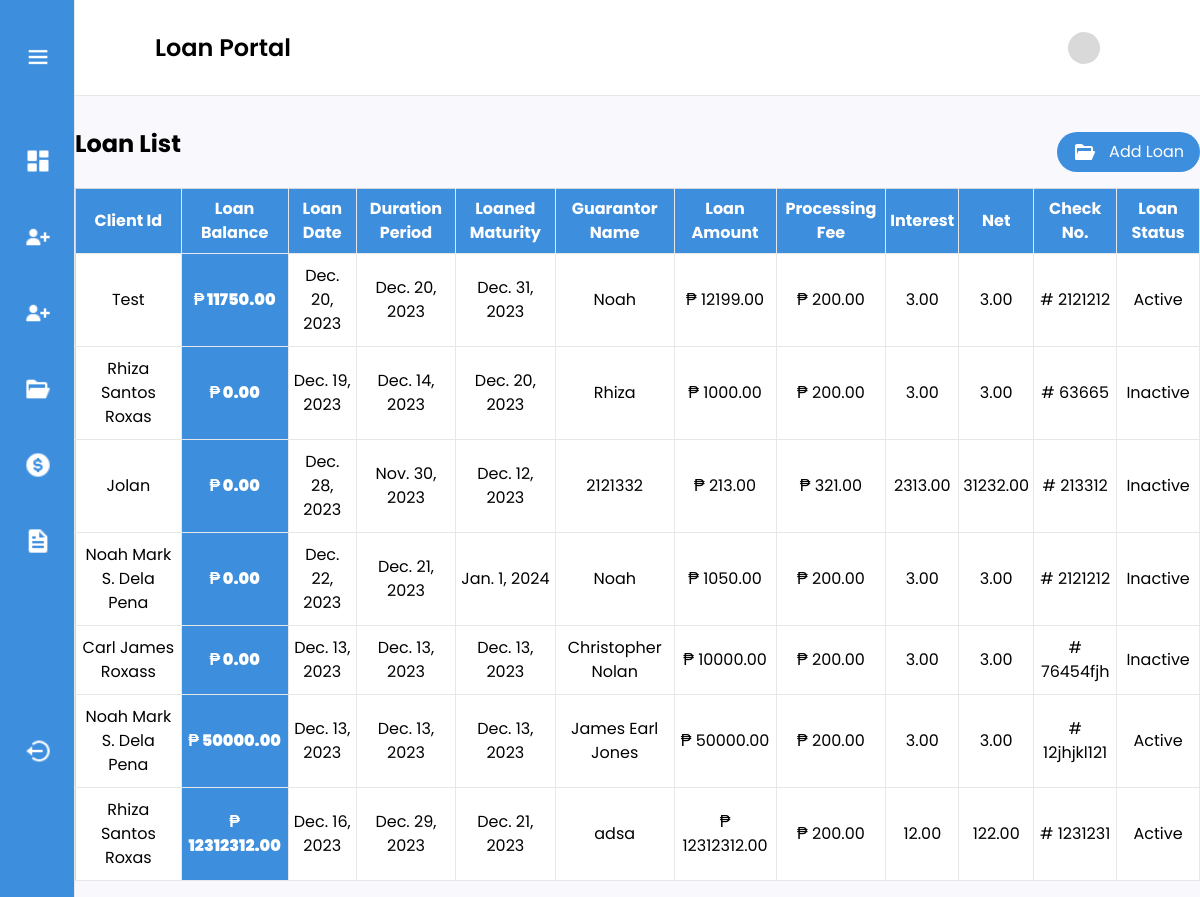
Before: /adminUser/loanList/ with the older database file.
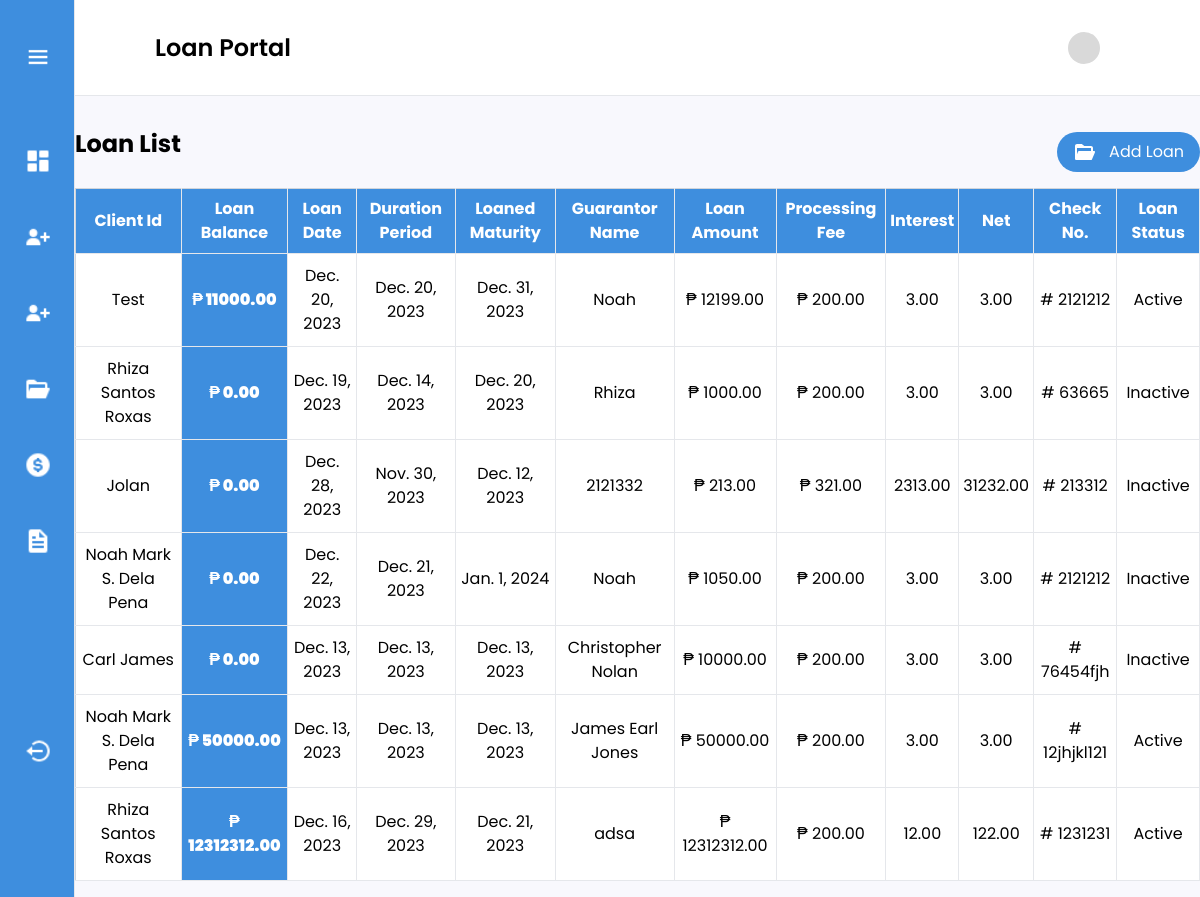
After: the same page with the newer database file.
### loanmanagement/models.py (models this page shows, shortened)
class Loan(models.Model):
    client_id = models.ForeignKey(Person, on_delete=models.CASCADE)
    loan_date = models.DateField()
    duration_period = models.DateField()
    interest_rate = models.DecimalField(max_digits=10, decimal_places=2)
    loan_amount = models.DecimalField(max_digits=100, decimal_places=2)
    loan_maturity = models.DateField()
    guarantor = models.CharField(max_length=250)
    processing_fee = models.DecimalField(max_digits=10, decimal_places=2)
    loan_balance = models.DecimalField(max_digits=10, decimal_places=2, null=True)
    net = models.DecimalField(max_digits=10, decimal_places=2)
    checking_no = models.CharField(max_length=250, null=False, blank=False)
    has_active_loan = models.BooleanField(default=True)

class Person(models.Model):
    name = models.CharField(max_length=250, null=False, blank=False)
    address = models.CharField(max_length=250, null=False, blank=False)
    picture = models.ImageField(upload_to='images/', null=True, blank=True)
    document = models.FileField(upload_to='documents/', null=True, blank=True)
    created_at = models.DateTimeField(auto_now_add=True)
    email = models.EmailField(max_length=254, null=True, blank=True)
    password = models.CharField(max_length=254, null=True, blank=True)
    def __str__(self):
        return self.name

### loanmanagement/views.py (the view)
# urls.py: path('loanList/', views.loan_list, name='loan_list'),
def loan_list(request):
    loans = Loan.objects.all()
    paginated = Paginator(loans, 10)
    page_number = request.GET.get("page")
    page = paginated.get_page(page_number)
    if request.method == "POST":
        form = LoanForm(request.POST)
        if form.is_valid():
            loan = form.save(commit=False)
            if loan.loan_balance == 0:
                loan.has_active_loan = False
            loan.save()
    else:
        form = LoanForm()
    return render(
        request,
        "loanPortal.html",
        {"loans": page, "form": form, "paginator": paginated},
    )

### loanmanagement/templates/loanPortal.html (shortened to what this page needs)
{% extends 'layout.html' %}
{% block content %}
   <div>
       <div class="flex justify-between bg-white h-24 items-center px-6 md:px-20 py-auto border-b">
            <h2 class="text-xl md:text-2xl font-semibold">Loan Portal</h2>
           <div class="flex gap-2 md:gap-5 justify-center items-center">
               {% load static %}
               <img src="{% static 'images/svg/skeleton.svg' %}" class="w-6 h-6 md:w-8 h-8">
           </div>
       </div>
                    {% load widget_tweaks %}
       <div class="mx-3 md:mx-auto max-w-[1340px] mt-8">
           <div class="flex justify-between items-center mb-3">
                <h1 class="md:text-2xl text-xl font-bold mb-4">Loan List</h1>
                <button type="submit" id="openModalBtn" class=" text-[12px] md:text-[16px] flex items-center justify-center gap-3 bg-[#3E8EDE] text-white py-1 md:py-2 px-4 rounded-[50px]">
                    <img/>Add Loan</button>
            </div>
           <table class="min-w-full bg-white border border-gray-300">
            <thead>
                <tr class="bg-[#3E8EDE] text-white">
                    <th class="py-2 px-1 border-b border-r">Client Id</th>
                    <th class="py-2 px-1 border-b border-r">Loan Balance</th>
                    <th class="py-2 px-1 border-b border-r">Loan Date</th>
                    <th class="py-2 px-1 border-b border-r">Duration Period</th>
                    <th class="py-2 px-1 border-b border-r">Loaned Maturity</th>
                    <th class="py-2 px-1 border-b border-r">Guarantor Name</th>
                    <th class="py-2 px-1 border-b border-r">Loan Amount</th>
                    <th class="py-2 px-1 border-b border-r">Processing Fee</th>
                    <th class="py-2 px-1 border-b border-r">Interest</th>
                    <th class="py-2 px-1 border-b border-r">Net</th>
                    <th class="py-2 px-1 border-b border-r">Check No.</th>
                    <th class="py-2 px-1 border-b border-r">Loan Status</th>
                </tr>
            </thead>
            <tbody>
                {% for loan in loans %}
                    <tr class="text-center">
                        <td class="py-2 px-1 border-b border-r py-2.5">{{ loan.client_id }}</td>
                        <td class="py-2 px-1 border-b border-r py-2.5 font-black bg-[#3E8EDE] text-white">₱ {{ loan.loan_balance }}</td>
                        <td class="py-2 px-1 border-b border-r py-2.5">{{ loan.loan_date }}</td>
                        <td class="py-2 px-1 border-b border-r py-2.5">{{ loan.duration_period }}</td>
                        <td class="py-2 px-1 border-b border-r py-2.5">{{ loan.loan_maturity }}</td>
                        <td class="py-2 px-1 border-b border-r py-2.5">{{ loan.guarantor }}</td>
                        <td class="py-2 px-1 border-b border-r py-2.5">₱ {{ loan.loan_amount }}</td>
                        <td class="py-2 px-1 border-b border-r py-2.5">₱ {{ loan.processing_fee }}</td>
                        <td class="py-2 px-1 border-b border-r py-2.5">{{ loan.interest_rate }}</td>
                        <td class="py-2 px-1 border-b border-r py-2.5">{{ loan.net }}</td>
                        <td class="py-2 px-1 border-b border-r py-2.5"># {{ loan.checking_no }}</td>
                        <td class="py-2 px-1 border-b border-r py-2.5">
                            {% if loan.has_active_loan %}
                                Active
                            {% else %}
                                Inactive
                            {% endif %}
                        </td>
                    </tr>
                {% endfor %}
            </tbody>
        </table>
       </div>
   </div>
{% endblock %}

Changed rows visible on the page:
changed Loan "Dec. 31, 2023": loan_balance "11750.00" → "11000.00"
changed through a linked row, Loan "Christopher Nolan": client_id "Carl James Roxass" → "Carl James"
